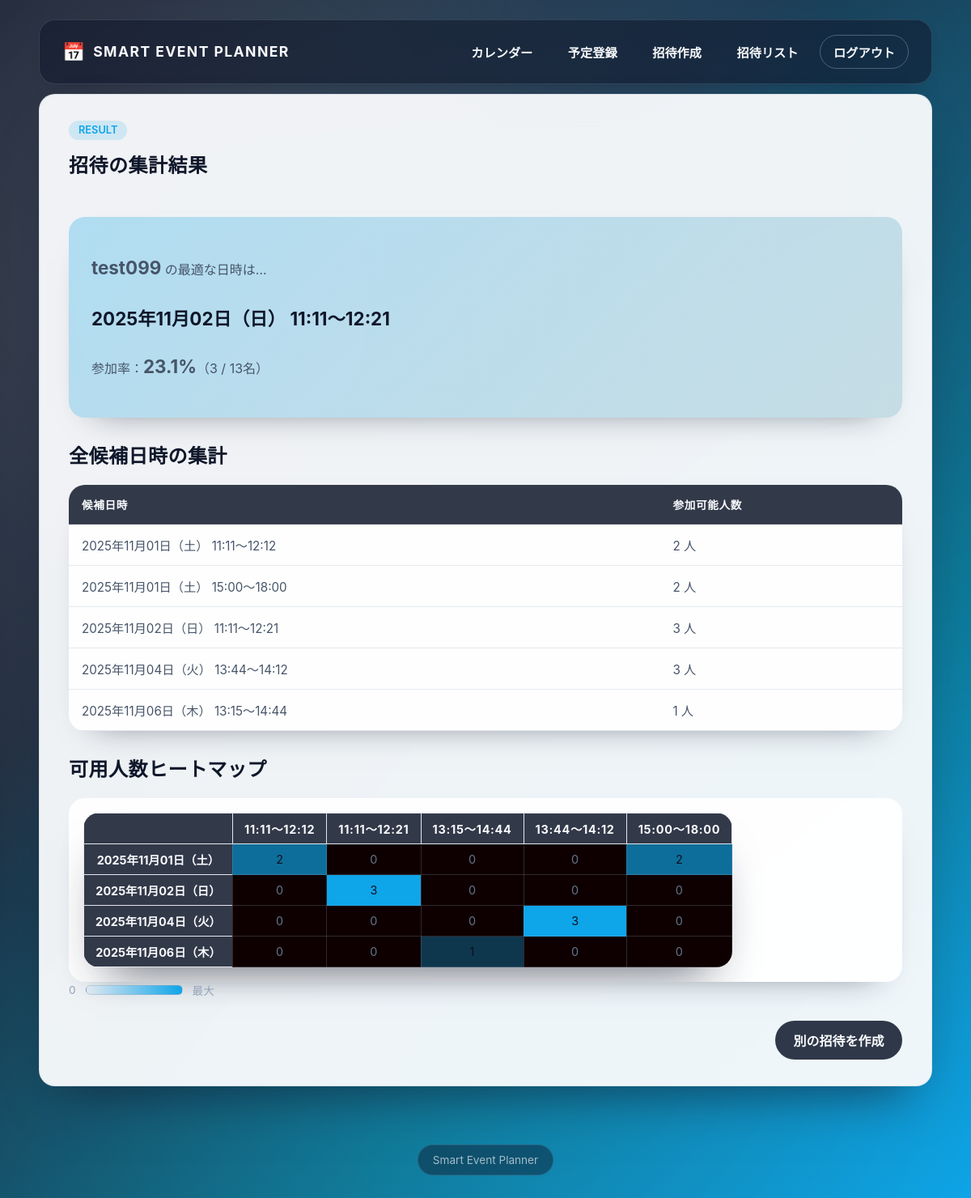
The page /event/2/results (signed in) on the database its author committed.
### tables this page shows
CREATE TABLE events(
          id INTEGER PRIMARY KEY AUTOINCREMENT,
          organizer_id INTEGER NOT NULL,
          title TEXT NOT NULL,
          start_datetime TEXT NOT NULL,
          end_datetime TEXT NOT NULL,
          status TEXT DEFAULT 'pending',
          created_at DATETIME DEFAULT CURRENT_TIMESTAMP,
          FOREIGN KEY(organizer_id) REFERENCES users(id)
        );

CREATE TABLE event_slots(
          id INTEGER PRIMARY KEY AUTOINCREMENT,
          event_id INTEGER NOT NULL,
          start_datetime TEXT NOT NULL,
          end_datetime TEXT NOT NULL,
          created_at DATETIME DEFAULT CURRENT_TIMESTAMP,
          FOREIGN KEY(event_id) REFERENCES events(id)
        );

### sep.py (the view)
@app.route('/event/<int:event_id>/results')
@login_required
def event_results(event_id):
    db = get_db()
    event = db.execute('SELECT * FROM events WHERE id=? AND organizer_id=?',
                       (event_id, session['user_id'])).fetchone()
    if not event:
        return "アクセス権がありません。", 403
    result = find_best_schedule(event_id)
    result['event_title'] = event['title']
    invitees = db.execute('SELECT * FROM invitees WHERE event_id=?', (event_id,)).fetchall()
    return render_template('invite_result.html', result=result,
                           invitees=invitees, event=event)

### sep.py (called while the page is built)
@app.before_request
def _assign_req_id():
    g.req_id = uuid.uuid4().hex[:12]
    g.req_ts = pytime.time()

@app.after_request
def _log_req_summary(response):
    try:
        dur_ms = int((pytime.time() - getattr(g, "req_ts", pytime.time())) * 1000)
        ai_logger.debug(json.dumps({
            "event": "http_request",
            "req_id": getattr(g, "req_id", None),
            "path": request.path,
            "method": request.method,
            "status": response.status_code,
            "duration_ms": dur_ms
        }, ensure_ascii=False))
    except Exception:
        pass
    return response

def fmt_ja_date(dt: datetime) -> str:
    return dt.strftime('%Y年%m月%d日') + f"（{WEEKDAYS_JA[dt.weekday()]}）"

def get_db():
    db = getattr(g, '_database', None)
    if db is None:
        db = g._database = sqlite3.connect(DATABASE)
        db.row_factory = sqlite3.Row
    return db

@app.teardown_appcontext
def close_connection(exc):
    db = getattr(g, '_database', None)
    if db:
        db.close()

def login_required(f):
    @wraps(f)
    def wrapper(*args, **kwargs):
        if 'user_id' not in session:
            flash('ログインが必要です。', 'warning')
            return redirect(url_for('login'))
        return f(*args, **kwargs)
    return wrapper

### templates/invite_result.html (shortened to what this page needs)
{% extends "base.html" %}
{% block content %}
  <section class="surface-card result-card">
    <div>
      <span class="tag">RESULT</span>
      <h1 style="margin-top: 12px;">招待の集計結果</h1>
    </div>
    {% if result.error %}
      <div class="empty-state">
        <p>{{ result.error }}</p>
      </div>
    {% elif result.message %}
      <div class="empty-state">
        <p>{{ result.message }}</p>
      </div>
    {% else %}
      <div class="result-summary">
        <p><strong>{{ result.event_title }}</strong> の最適な日時は…</p>
        <strong>{{ result.best_schedule }}</strong>
        <p>参加率：<strong>{{ result.participation_rate }}</strong>（{{ result.attendees }} / {{ result.total_invitees }}名）</p>
      </div>
      <div>
        <h2>全候補日時の集計</h2>
        <table class="details-table">
          <thead>
            <tr><th>候補日時</th><th>参加可能人数</th></tr>
          </thead>
          <tbody>
            {% for item in result.details %}
              <tr>
                <td data-label="候補日時">{{ item.date_label or item.time.split(' ')[0] }} {{ item.time_label or item.time.split(' ')|last }}</td>
                <td data-label="参加可能人数">{{ item.count }} 人</td>
              </tr>
            {% endfor %}
          </tbody>
        </table>
      </div>
      <div>
        <h2>可用人数ヒートマップ</h2>
        <div class="heatmap-wrapper">
          <table id="heatmap" class="heatmap-table"></table>
        </div>
        <div class="legend"><span>0</span><div class="legend-bar"></div><span>最大</span></div>
      </div>
    {% endif %}
    <div class="inline-actions" style="justify-content: flex-end;">
      <a href="{{ url_for('invite') }}" class="btn btn-secondary">別の招待を作成</a>
    </div>
  </section>
{% endblock %}

### templates/base.html (style rules this page uses)
:root { --gradient: linear-gradient(135deg, #0f172a 0%, #1e293b 35%, #0e7490 70%, #0ea5e9 100%); --glass: rgba(15, 23, 42, 0.55); --glass-strong: rgba(15, 23, 42, 0.72); --surface: rgba(248, 250, 252, 0.96); --surface-strong: rgba(255, 255, 255, 0.98); --text-primary: #0f172a; --text-secondary: #475569; --text-muted: #94a3b8; --text-inverse: #f8fafc; --accent: #38bdf8; --accent-strong: #0ea5e9; --danger: #f43f5e; --success: #22c55e; --warning: #f59e0b; --info: #0ea5e9; --radius-lg: 20px; --radius-md: 14px; --radius-sm: 10px; --shadow-lg: 0 35px 60px -30px rgba(15, 23, 42, 0.65); --shadow-md: 0 20px 40px -32px rgba(15, 23, 42, 0.65); --shadow-sm: 0 12px 26px -20px rgba(15, 23, 42, 0.55); color-scheme: light; }
* { box-sizing: border-box; }
body { margin: 0; min-height: 100vh; font-family: 'Noto Sans JP', 'Inter', 'Segoe UI', sans-serif; color: var(--text-primary); background: var(--gradient); background-attachment: fixed; position: relative; }
body::before { content: ''; position: fixed; inset: 0; pointer-events: none; background: radial-gradient(circle at 20% 20%, rgba(255, 255, 255, 0.18), transparent 55%), radial-gradient(circle at 80% 10%, rgba(14, 165, 233, 0.18), transparent 50%), radial-gradient(circle at 50% 80%, rgba(56, 189, 248, 0.12), transparent 55%); z-index: -1; }
a { color: inherit; }
.surface-card { background: var(--surface); border-radius: var(--radius-lg); padding: 32px 36px; box-shadow: var(--shadow-lg); border: 1px solid rgba(148, 163, 184, 0.22); backdrop-filter: blur(18px); }
.surface-card h1, .surface-card h2, .surface-card h3 { margin-top: 0; color: var(--text-primary); font-weight: 700; letter-spacing: 0.02em; }
.surface-card p { color: var(--text-secondary); line-height: 1.7; }
.btn, .button { display: inline-flex; align-items: center; justify-content: center; gap: 8px; padding: 0.75rem 1.4rem; border-radius: 999px; border: none; font-weight: 700; font-size: 1rem; cursor: pointer; text-decoration: none; transition: transform 0.2s ease, box-shadow 0.2s ease, background 0.2s ease; }
.btn-secondary { background: rgba(15, 23, 42, 0.85); color: var(--text-inverse); }
.inline-actions { display: flex; flex-wrap: wrap; gap: 12px; }
table { width: 100%; border-collapse: collapse; background: var(--surface-strong); border-radius: var(--radius-lg); overflow: hidden; box-shadow: var(--shadow-lg); }
th, td { padding: 16px 18px; text-align: left; font-size: 0.95rem; color: var(--text-secondary); border-bottom: 1px solid rgba(148, 163, 184, 0.2); }
thead th { background: rgba(15, 23, 42, 0.85); color: var(--text-inverse); font-size: 0.85rem; letter-spacing: 0.05em; text-transform: uppercase; }
.tag { display: inline-flex; align-items: center; padding: 0.3rem 0.75rem; border-radius: 999px; font-size: 0.8rem; font-weight: 600; background: rgba(14, 165, 233, 0.15); color: var(--accent-strong); }

### templates/invite_result.html (style rules this page uses)
.result-card { display: grid; gap: 28px; }
.result-summary { background: linear-gradient(135deg, rgba(14, 165, 233, 0.28), rgba(14, 116, 144, 0.18)); border-radius: var(--radius-lg); padding: 28px; color: var(--text-primary); box-shadow: var(--shadow-md); display: grid; gap: 10px; }
.result-summary strong { font-size: 1.4rem; }
.details-table { width: 100%; border-collapse: collapse; background: rgba(255, 255, 255, 0.96); border-radius: var(--radius-lg); overflow: hidden; box-shadow: var(--shadow-md); }
.details-table th, .details-table td { padding: 14px 16px; border-bottom: 1px solid rgba(148, 163, 184, 0.25); }
.details-table thead th { background: rgba(15, 23, 42, 0.85); color: var(--text-inverse); }
.heatmap-wrapper { overflow-x: auto; background: rgba(255, 255, 255, 0.94); padding: 18px; border-radius: var(--radius-lg); box-shadow: var(--shadow-md); }
.heatmap-table { border-collapse: collapse; width: max-content; }
.legend { display: flex; align-items: center; gap: 12px; font-size: 0.85rem; color: var(--text-muted); }
.legend-bar { height: 12px; width: 120px; border-radius: 999px; background: linear-gradient(90deg, rgba(226, 232, 240, 1) 0%, rgba(14, 165, 233, 1) 100%); border: 1px solid rgba(148, 163, 184, 0.45); }

### rows shown on the page
events: event_title "test099"
event_slots: date_label "2025年11月01日（土）", time_label "11:11〜12:12", count "2"
event_slots: date_label "2025年11月01日（土）", time_label "15:00〜18:00", count "2"
event_slots: date_label "2025年11月02日（日）", time_label "11:11〜12:21", count "3"
event_slots: date_label "2025年11月04日（火）", time_label "13:44〜14:12", count "3"
event_slots: date_label "2025年11月06日（木）", time_label "13:15〜14:44", count "1"

### other values the page prints
{{ result.best_schedule }} "2025年11月02日（日） 11:11〜12:21"
{{ result.participation_rate }} "23.1%"
{{ result.attendees }} "3"
{{ result.total_invitees }} "13"
